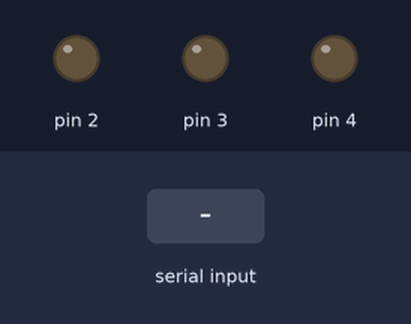
A sketch run on a simulated Arduino Uno, built with avr-gcc and run on an emulated ATmega328P. Shown: output pins drawn as LEDs (lit = HIGH). Inputs (shaded band) come from the test bench.

Above: at 1.2 s.
1.3 s: "1" received over the second serial link
At 1.8 s:
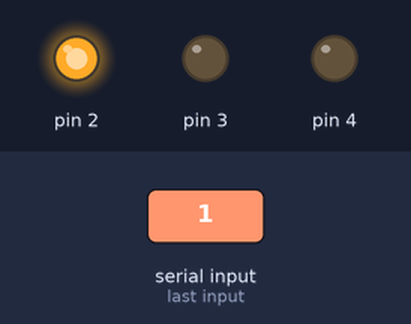
2.8 s: "3" received over the second serial link
At 4.0 s:
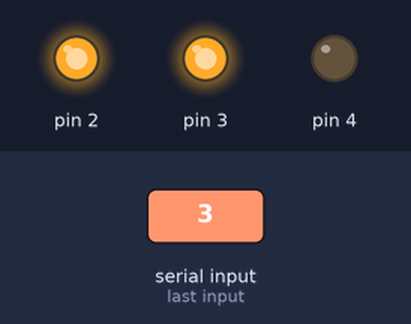
4.3 s: "2" received over the second serial link
At 5.3 s:
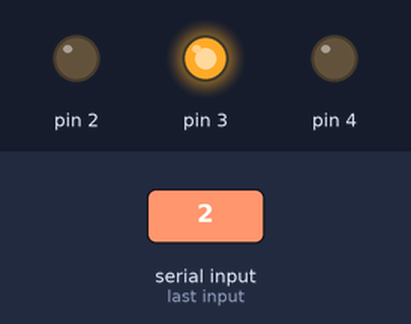
5.8 s: "5" received over the second serial link
At 6.5 s:
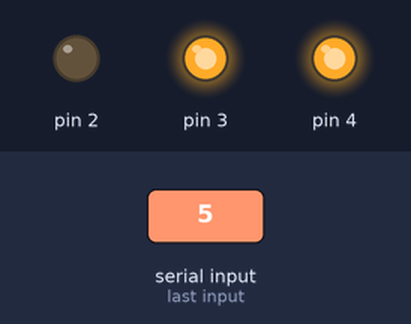
7.3 s: "4" received over the second serial link
At 7.6 s:
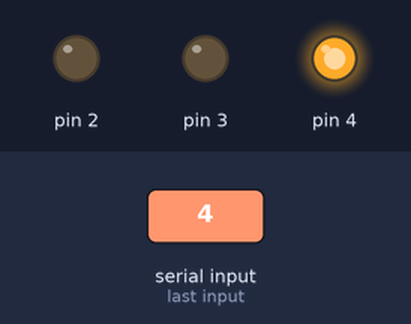
8.8 s: "6" received over the second serial link
At 9.9 s:
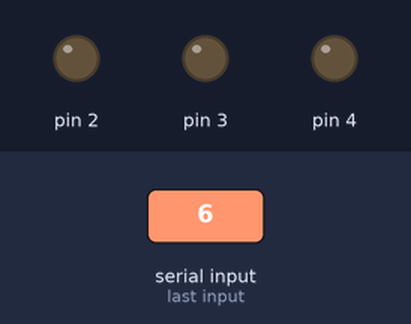
Timing chart, 0 to 11.3 s (numbered marks = the images above; inputs shaded):
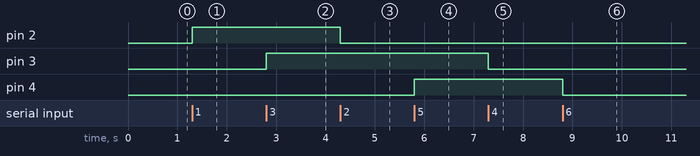

The sketch:

room_control.ino
```cpp
#include <SoftwareSerial.h>

SoftwareSerial blue(10,11);

void setup()
{
  pinMode(2, OUTPUT);
  pinMode(3, OUTPUT);
  pinMode(4, OUTPUT);
  blue.begin(9600);
}

void loop()
{
  if (blue.available())
  {
    char command = blue.read();

        if (command == '1')
    {
      digitalWrite(2, HIGH);
    }
    else if (command == '2')
    {
      digitalWrite(2, LOW);
    }
    else if (command == '3')
    {
      digitalWrite(3, HIGH);
    }
    else if (command == '4')
    {
      digitalWrite(3, LOW);
    }
    else if (command == '5')
    {
      digitalWrite(4, HIGH);
    }
    else if (command == '6')
    {
      digitalWrite(4, LOW);
    }
  }
}
```

Measured:
- after the input at 1.3 s, pin 2: LOW → HIGH at once
- after the input at 2.8 s, pin 3: LOW → HIGH at once
- after the input at 4.3 s, pin 2: HIGH → LOW at once
- after the input at 5.8 s, pin 4: LOW → HIGH at once
- after the input at 7.3 s, pin 3: HIGH → LOW at once
- after the input at 8.8 s, pin 4: HIGH → LOW at once
